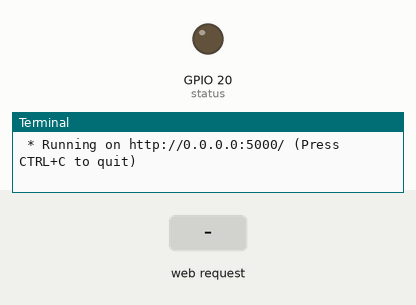
Recording of a program running on a simulated Raspberry Pi (BCM pin numbers). Parts: output pins drawn as LEDs (lit = HIGH), the last lines printed to the terminal. Inputs (shaded band) come from the test bench. The clock reads 2024-03-15 10:24:30 at power-on unless the program sets it.

Above: at 1.2 s.
1.3 s: HTTP request for /on received
At 1.7 s:
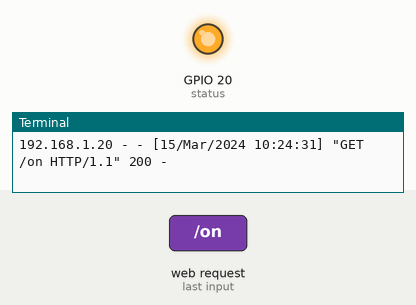
2.8 s: HTTP request for /off received
At 4.1 s:
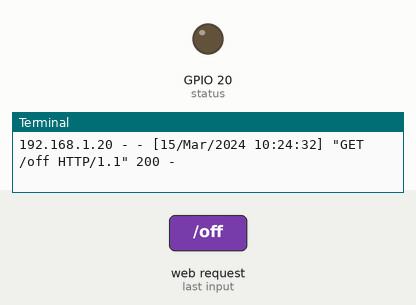
Timing chart, 0 to 5.8 s (numbered marks = the images above; inputs shaded):
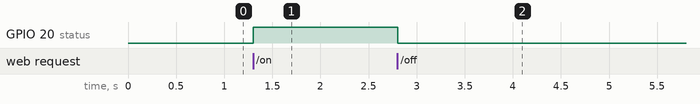

The program:

flask_led.py
```python
from flask import Flask, render_template, request, Response
import RPi.GPIO as GPIO

app = Flask(__name__)
GPIO.setmode(GPIO.BCM)
LED = 20
GPIO.setup(LED,GPIO.OUT, initial=GPIO.LOW)


@app.route("/<command>")
def action(command):
    if command == "on":
        GPIO.output(LED,GPIO.HIGH)
        message = "GPIO" + str(LED) + "ON"
    elif command == "off":
        GPIO.output(LED, GPIO.LOW)
        message = "GPIO" + str(LED) + "OFF"
    else:
        message = "Fail"

    msg = {
        "message" : message,
        "status" : GPIO.input(LED)
    }
    return render_template("led.html", **msg)


if __name__ == "__main__":
    try:
        app.run(host="0.0.0.0", debug=True)
    except KeyboardInterrupt:
        print("종료")
        GPIO.cleanup()
```

Measured:
- after the input at 1.3 s, GPIO 20 (status): LOW → HIGH at once
- after the input at 2.8 s, GPIO 20 (status): HIGH → LOW at once
